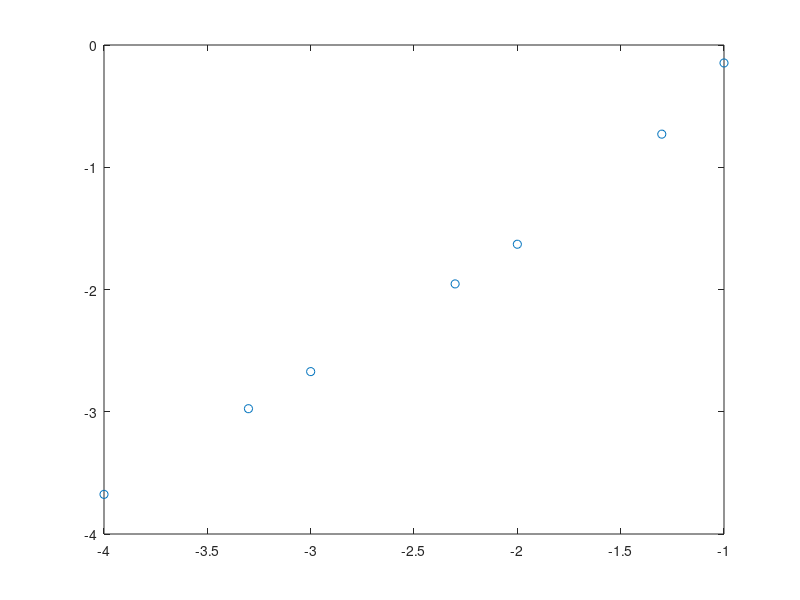

This chart was generated by the following MATLAB code: (Note: this script raises an error after producing the figure.)
clear all
close all
clc

K = 2.5; m = 0.5; x0 = 0.10 ;v0 = 0;

h = [ 1E-1,5E-2,1E-2,5E-3,1E-3,5E-4,1E-4 ];
%h = 10.^(-1:-1:-4);
erro = nan(1,length(h));

for index_h = 1:length(h)
    t = 0:h(index_h):10 ;
    N = length(t);
    v = zeros(1,N); x = zeros(1,N);
    v(1) = v0;x(1) = x0;
    for k = 1:N-1 %Euler
        v(k+1) = v(k) + (-K/m)*x(k)*h(index_h);
        x(k+1) = x(k) + v(k)*h(index_h);
    end
    erro(index_h) = abs(x0-max(x));
end

plot(log10(h),log10(erro),'o')
lsline %da a reta de melhor ajuste
aux = polyfit(log10(h),log10(erro),1); %obter a reta (1)declive (2)ordenada_origem
declive = aux(1)
